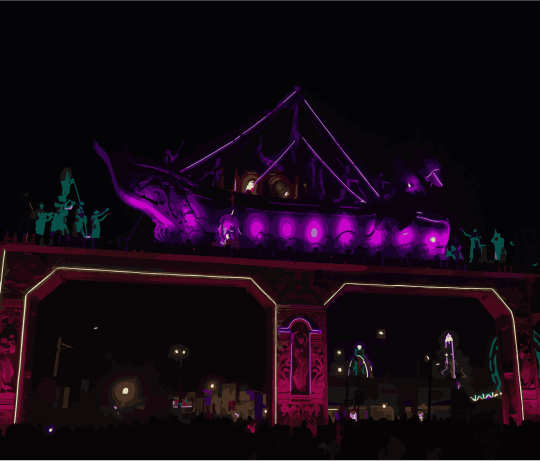
#> input picture image.jpg, 1080 x 921 px (shown at 1/2 size)
$ python 'image post processing.py'
#> lines starting #> are read from the running program, lines starting #| are printed output that depends on the picture
#download the pillow module
#pip install pillow

from PIL import Image, ImageDraw, ImageFont,ImageEnhance, ImageFilter,ImageOps
import PIL

#keep this sample photo in the same folder as same as the python file
img = PIL.Image.open('image.jpg')
#> img is the input picture: PIL image 1080x921 RGBA; mean R, G, B, A 20.8, 8, 18.5, 254.7

print("Enter which operation would you like to perform?\n")
ch = int(input("Enter any of these char for specific operation:\n\n 1: For Black and White Effect \n 2: For Brightness Enhancement \n 3: For Color Enchancement \n 4: for Blurry Effect \n 5: For Contrast \n 6: For Posterizing \n 7: For Inverting \n 8: For Cropping \n 9: For Rotation \n 10: For Mirroring \n 11: For thumbnail \n 12: To add text \n 13: To add logo \n 14: To Compress: \n"))
#> the answer given: 1

print(ch)
if ch ==1:
    #changes the image to black and white
    image_file = img.convert('1')
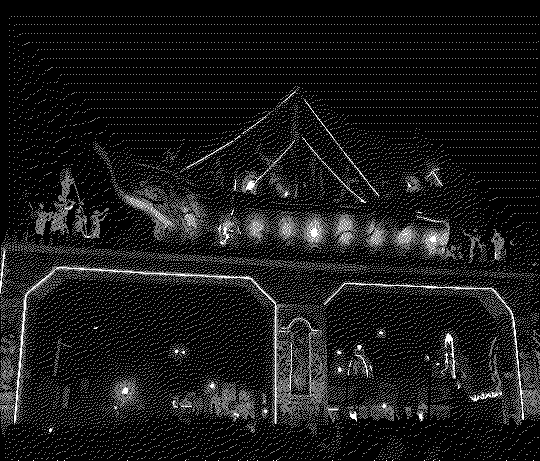
#> image_file: PIL image 1080x921 1 (shown at 1/2 size); 4.8% white in thin lines or dots
    image_file.save('blacknWhite.png')


elif ch==2:
    #increases the brightness
    n2=int(input("Enter the value for brightness enhancement: "))
    converter = PIL.ImageEnhance.Brightness(img).enhance(n2)
    converter.save('brightness.png')


elif ch==3:
    #increases color of the image
    print("enter the value for color enhancement")
    n3=int(input())
    converter = PIL.ImageEnhance.Color(img).enhance(n3)
    converter.save('color.png')


elif ch == 4:
    #for bluring an image
    print("enter the value of bluriness")
    n4=int(input())
    blur = img.filter(ImageFilter.GaussianBlur(radius = n4))
    blur.save('blur.png')


elif ch == 5:
    #for contrasting image
    print("enter the value of contrasting")
    n5=int(input())
    converter = PIL.ImageEnhance.Contrast(img).enhance(n5)
    converter.save('Contrast.png')


elif ch ==6:
    #for posterizing the image

    im = ImageOps.posterize(img, 20)
    im.save('posterize.png')


elif ch ==7:
    #for inverting the image
    inverted_image = PIL.ImageOps.invert(img)
    inverted_image.save('invert.png')


elif ch == 8:
    #for cropping the image
    #coordinates for cropping size is fixed but can be changed in this code
    crop = img.crop((0, 0, 2500, 2500))
    crop.save('crop.png')


elif ch== 9:
    #for rotating the image
    print("enter the angle for rotation")
    n7=int(input())
    rotate = img.rotate(n7)
    rotate.save('rotate.png')


elif ch== 10:
    #mirror effect of the image
    im_mirror = ImageOps.mirror(img)
    im_mirror.save('mirror.png')


elif ch==11:
    #to make a thumbnail
    th = Image.open("image.jpg")
    #In-place modification
    th.thumbnail((200, 200))
    th.save("thumb.png")

elif ch==12:
    #for adding text
    n8=input("enter your text: ")
    n9=input("enter color code: ")
    n10=int(input("enter font size: "))
    draw = ImageDraw.Draw(img)
    font = ImageFont.truetype('arial.ttf', size=n10)
    #coordinates of text
    draw.text((50, 50),n8,fill = n9, font=font)
    img.save('draw.png')


elif ch == 13:
    #adding logo or watermark
    til = Image.open('pin.png')
    #coordinates for new photo
    img.paste(til,(100,50))
    img.save('paste.png')


elif ch == 14:
    #for compressing the image
    #lower the quality higher the compression
    n10=int(input("enter the quality: "))
    img.save("compress.png",optimize=True,quality= n10)

else:
    print("wrong input!!")
